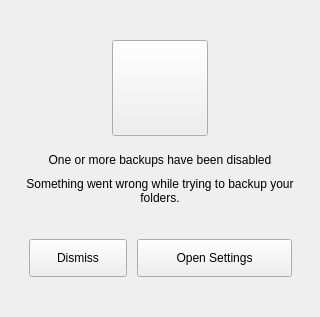
                        <widget class="QWidget" name="pBackupsDisabled">
                         <layout class="QVBoxLayout" name="verticalLayout_292">
                          <property name="spacing">
                           <number>2</number>
                          </property>
                          <property name="leftMargin">
                           <number>20</number>
                          </property>
                          <property name="topMargin">
                           <number>0</number>
                          </property>
                          <property name="rightMargin">
                           <number>20</number>
                          </property>
                          <property name="bottomMargin">
                           <number>0</number>
                          </property>
                          <item>
                           <spacer name="verticalSpacer_14">
                            <property name="orientation">
                             <enum>Qt::Vertical</enum>
                            </property>
                            <property name="sizeHint" stdset="0">
                             <size>
                              <width>20</width>
                              <height>40</height>
                             </size>
                            </property>
                           </spacer>
                          </item>
                          <item>
                           <widget class="QWidget" name="wBackupsDisabledIcon" native="true">
                            <property name="minimumSize">
                             <size>
                              <width>0</width>
                              <height>96</height>
                             </size>
                            </property>
                            <property name="maximumSize">
                             <size>
                              <width>16777215</width>
                              <height>96</height>
                             </size>
                            </property>
                            <layout class="QHBoxLayout" name="horizontalLayout_23">
                             <property name="spacing">
                              <number>0</number>
                             </property>
                             <property name="leftMargin">
                              <number>0</number>
                             </property>
                             <property name="topMargin">
                              <number>0</number>
                             </property>
                             <property name="rightMargin">
                              <number>0</number>
                             </property>
                             <property name="bottomMargin">
                              <number>0</number>
                             </property>
                             <item>
                              <widget class="QPushButton" name="bBackupsDisabled">
                               <property name="minimumSize">
                                <size>
                                 <width>96</width>
                                 <height>96</height>
                                </size>
                               </property>
                               <property name="maximumSize">
                                <size>
                                 <width>96</width>
                                 <height>96</height>
                                </size>
                               </property>
                               <property name="text">
                                <string/>
                               </property>
                               <property name="icon">
                                <iconset resource="../Resources_light.qrc">
                                 <normaloff>:/database-warning.svg</normaloff>:/database-warning.svg</iconset>
                               </property>
                               <property name="iconSize">
                                <size>
                                 <width>48</width>
                                 <height>48</height>
                                </size>
                               </property>
                              </widget>
                             </item>
                            </layout>
                           </widget>
                          </item>
                          <item>
                           <spacer name="verticalSpacer_16">
                            <property name="orientation">
                             <enum>Qt::Vertical</enum>
                            </property>
                            <property name="sizeType">
                             <enum>QSizePolicy::Fixed</enum>
                            </property>
                            <property name="sizeHint" stdset="0">
                             <size>
                              <width>20</width>
                              <height>12</height>
                             </size>
                            </property>
                           </spacer>
                          </item>
                          <item>
                           <widget class="QWidget" name="wBackupsDisabledLabels" native="true">
                            <property name="minimumSize">
                             <size>
                              <width>0</width>
                              <height>0</height>
                             </size>
                            </property>
                            <property name="maximumSize">
                             <size>
                              <width>16777215</width>
                              <height>16777215</height>
                             </size>
                            </property>
                            <layout class="QVBoxLayout" name="verticalLayout_281">
                             <property name="spacing">
                              <number>8</number>
                             </property>
                             <property name="leftMargin">
                              <number>6</number>
                             </property>
                             <property name="topMargin">
                              <number>0</number>
                             </property>
                             <property name="rightMargin">
                              <number>6</number>
                             </property>
                             <property name="bottomMargin">
                              <number>0</number>
                             </property>
                             <item>
                              <widget class="QLabel" name="lBackupsDisabledTitle">
                               <property name="minimumSize">
                                <size>
                                 <width>0</width>
                                 <height>19</height>
                                </size>
                               </property>
                               <property name="maximumSize">
                                <size>
                                 <width>16777215</width>
                                 <height>16777215</height>
                                </size>
                               </property>
                               <property name="text">
                                <string>One or more backups have been disabled</string>
                               </property>
                               <property name="alignment">
                                <set>Qt::AlignCenter</set>
                               </property>
                               <property name="wordWrap">
                                <bool>true</bool>
                               </property>
                               <property name="class" stdset="0">
                                <string notr="true">label-1</string>
                               </property>
                              </widget>
                             </item>
                             <item>
                              <widget class="QLabel" name="lBackupsDisabledDesc">
                               <property name="text">
                                <string>Something went wrong while trying to backup your folders.</string>
                               </property>
                               <property name="alignment">
                                <set>Qt::AlignCenter</set>
                               </property>
                               <property name="wordWrap">
                                <bool>true</bool>
                               </property>
                               <property name="class" stdset="0">
                                <string notr="true">label-2</string>
                               </property>
                              </widget>
                             </item>
                            </layout>
                           </widget>
                          </item>
                          <item>
                           <spacer name="verticalSpacer_17">
                            <property name="orientation">
                             <enum>Qt::Vertical</enum>
                            </property>
                            <property name="sizeType">
                             <enum>QSizePolicy::Fixed</enum>
                            </property>
                            <property name="sizeHint" stdset="0">
                             <size>
                              <width>20</width>
                              <height>32</height>
                             </size>
                            </property>
                           </spacer>
                          </item>
                          <item>
                           <widget class="QWidget" name="wBackupsDisabledButtons" native="true">
                            <layout class="QHBoxLayout" name="horizontalLayout_22">
                             <property name="spacing">
                              <number>10</number>
                             </property>
                             <property name="leftMargin">
                              <number>0</number>
                             </property>
                             <property name="topMargin">
                              <number>0</number>
                             </property>
                             <property name="rightMargin">
                              <number>0</number>
                             </property>
                             <property name="bottomMargin">
                              <number>0</number>
                             </property>
                             <item>
                              <spacer name="horizontalSpacer_20">
                               <property name="orientation">
                                <enum>Qt::Horizontal</enum>
                               </property>
                               <property name="sizeHint" stdset="0">
                                <size>
                                 <width>1</width>
                                 <height>0</height>
                                </size>
                               </property>
                              </spacer>
                             </item>
                             <item>
                              <widget class="QPushButton" name="bDismissBackupsSettings">
                               <property name="minimumSize">
                                <size>
                                 <width>98</width>
                                 <height>38</height>
                                </size>
                               </property>
                               <property name="maximumSize">
                                <size>
                                 <width>16777215</width>
                                 <height>38</height>
                                </size>
                               </property>
                               <property name="text">
                                <string>Dismiss</string>
                               </property>
                               <property name="type" stdset="0">
                                <string notr="true">secondary</string>
                               </property>
                               <property name="dimension" stdset="0">
                                <string notr="true">medium</string>
                               </property>
                              </widget>
                             </item>
                             <item>
                              <widget class="QPushButton" name="bOpenBackupsSettings">
                               <property name="minimumSize">
                                <size>
                                 <width>155</width>
                                 <height>38</height>
                                </size>
                               </property>
                               <property name="maximumSize">
                                <size>
                                 <width>16777215</width>
                                 <height>38</height>
                                </size>
                               </property>
                               <property name="text">
                                <string>Open Settings</string>
                               </property>
                               <property name="type" stdset="0">
                                <string notr="true">primary</string>
                               </property>
                               <property name="dimension" stdset="0">
                                <string notr="true">medium</string>
                               </property>
                              </widget>
                             </item>
                             <item>
                              <spacer name="horizontalSpacer_211">
                               <property name="orientation">
                                <enum>Qt::Horizontal</enum>
                               </property>
                               <property name="sizeHint" stdset="0">
                                <size>
                                 <width>1</width>
                                 <height>0</height>
                                </size>
                               </property>
                              </spacer>
                             </item>
                            </layout>
                           </widget>
                          </item>
                          <item>
                           <spacer name="verticalSpacer_15">
                            <property name="orientation">
                             <enum>Qt::Vertical</enum>
                            </property>
                            <property name="sizeHint" stdset="0">
                             <size>
                              <width>20</width>
                              <height>40</height>
                             </size>
                            </property>
                           </spacer>
                          </item>
                         </layout>
                        </widget>
